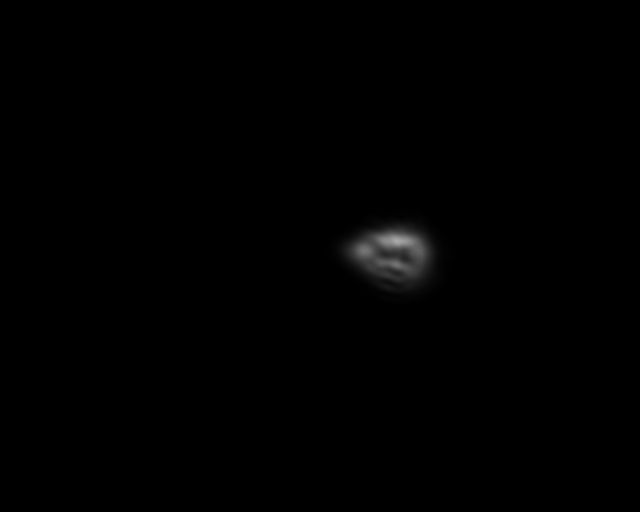
#> input picture DM Analysis/20/tachefoc_10_5.tiff, 1280 x 1024 px, found by its file name (shown at 1/2 size)
$ python OutOfFoc.py
#> lines starting #> are read from the running program, lines starting #| are printed output that depends on the picture
# -*- coding: utf-8 -*-
"""
Created on Fri Jul 24 16:19:13 2015

@author: aline
"""
import numpy as np
import matplotlib.pyplot as plt
import matplotlib.image as mpimg

flatMirror = np.array(mpimg.imread(
"/home/aline/programming/Python/DM Analysis/20/tachefoc_10_5.tiff")).astype(float)/16;
#> flatMirror: shape (1024, 1280) float64; min 0, max 2724, mean 14.9

DM0 = np.array(mpimg.imread(
"/home/aline/programming/Python/DM Analysis/15/AtZero/tachefoc_moins5_12.tiff")).astype(float)/16;
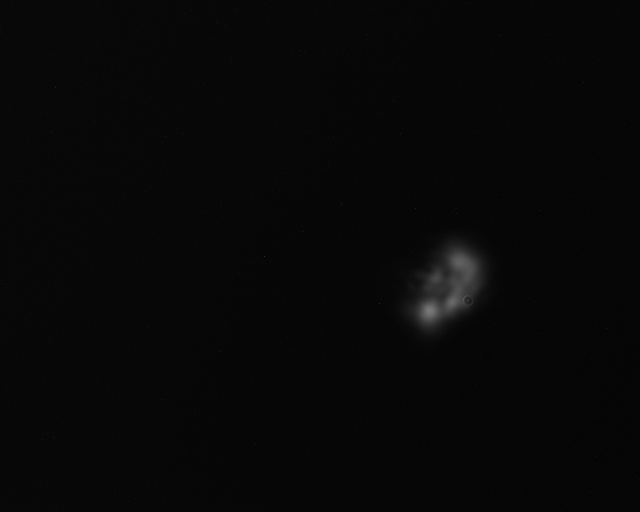
#> input picture DM Analysis/15/AtZero/tachefoc_moins5_12.tiff, 1280 x 1024 px, found by its file name (shown at 1/2 size)
#> DM0: shape (1024, 1280) float64; min 0, max 2716, mean 122.3

DMAlgo = np.array(mpimg.imread(
"/home/aline/programming/Python/DM Analysis/15/Optimized/tachefoc_moins5_6.tiff")).astype(float)/16;
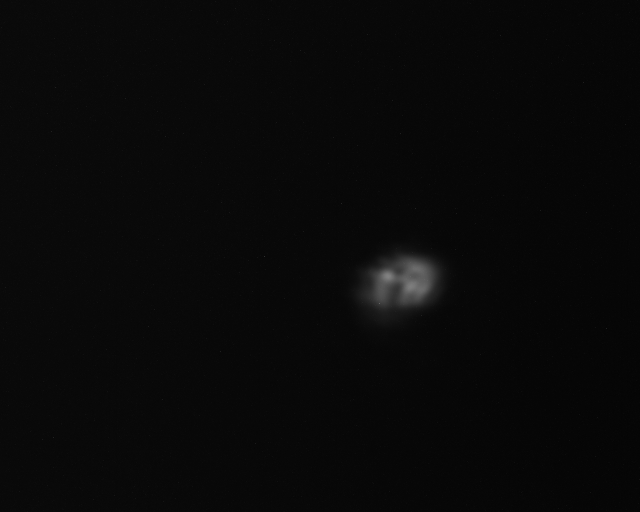
#> input picture DM Analysis/15/Optimized/tachefoc_moins5_6.tiff, 1280 x 1024 px, found by its file name (shown at 1/2 size)
#> DMAlgo: shape (1024, 1280) float64; min 0, max 3516, mean 144.8

plt.figure(1)
plt.subplot(211)
plt.imshow(flatMirror)
plt.subplot(212)
plt.imshow(DMAlgo)
plt.show()
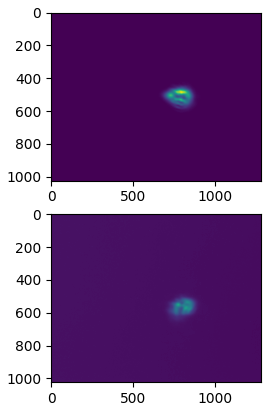
#> figure drawn by matplotlib, 2 panels
